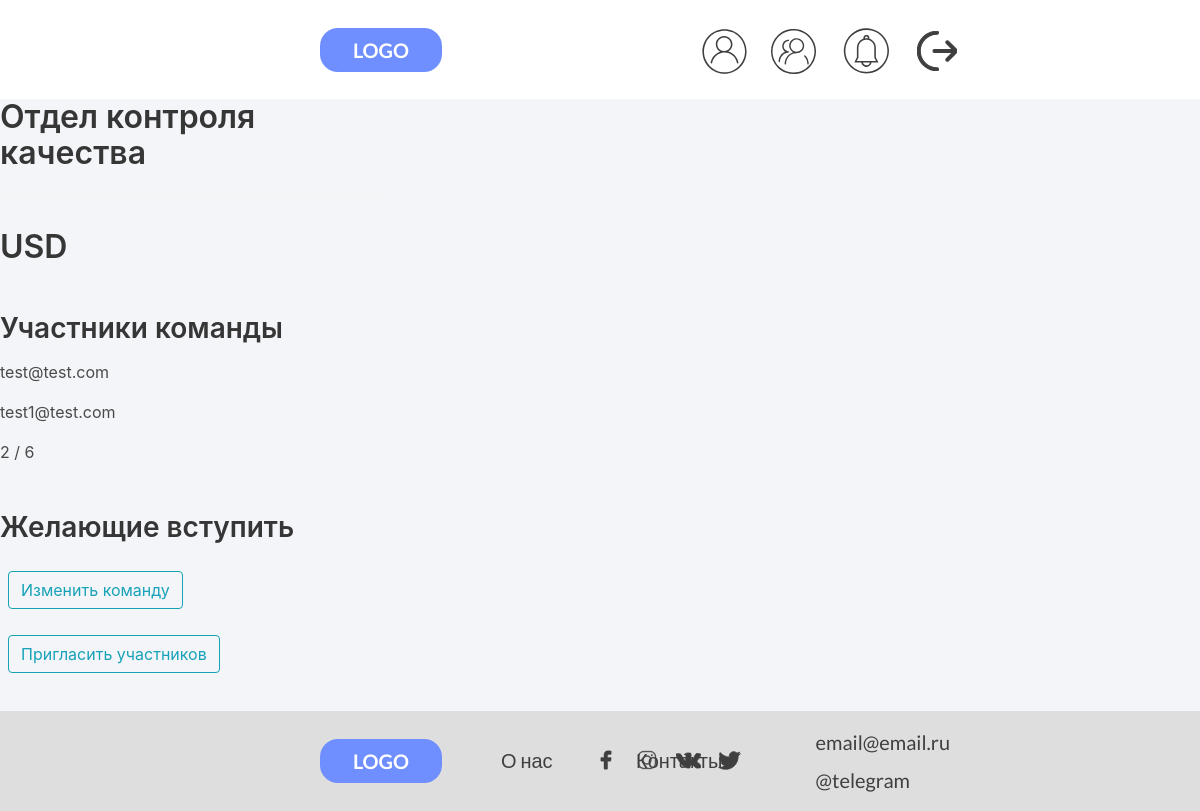
Screenshot of /team/10 (signed in) with the database file from the repository.
### users/models.py (models this page shows, shortened)
class Team(models.Model):
    ACTIVE = 'active'
    DELETED = 'deleted'
    CHOICES_STATUS  = (
        (ACTIVE, 'Active'),
        (DELETED, 'Deleted')
    )
    name = models.CharField(
        'Наименование команды',
        max_length=64,
        )
    description = models.CharField(
        'Описание команды',
        max_length=1024,
        null=True,
        blank=True
        )
    owner = models.ForeignKey(
        CustomUser,
        related_name='created_teams',
        verbose_name='Автор команды',
        on_delete=models.CASCADE,
        blank=True,
        null=True,
        )
    members = models.ManyToManyField(
        CustomUser,
        related_name='users_teams',
        verbose_name='Участники',
        blank=True,
        )
    count_of_players = models.IntegerField('Число участников')
    created_at = models.DateTimeField(
        'Дата cоздания команды',
        auto_now_add=True,
        null=True,
        blank=True
        )
    img = models.ImageField(
        'Фото команды',
        default='default-team.png',
        upload_to='user_images'
        )
    status = models.CharField(max_length=10, choices=CHOICES_STATUS, default=ACTIVE)
    class Meta:
        ordering = ['-created_at']
        verbose_name = 'Команду'
        verbose_name_plural = 'Команды'

class CustomUser(AbstractUser):
    username = None
    email = models.EmailField(_('email address'), unique=True)
    full_name = models.CharField(
        'Имя Фамилия',
        max_length=40,
        null=True,
        blank=True
        )
    phone_number = models.CharField(
        'Телефон пользователя',
        null=True,
        blank=True,
        max_length=30
        )
    date_birth = models.CharField(
        'Возраст пользователя',
        null=True,
        blank=True,
        max_length=50)
    USERNAME_FIELD = 'email'
    REQUIRED_FIELDS = []
    objects = CustomUserManager()
    class Meta:
        verbose_name = 'Пользователь'
        verbose_name_plural = 'Пользователи'

### users/views.py (the view)
# urls.py: path('team/<int:pk>', userViews.TeamDetailView.as_view(), name='team'),
class TeamDetailView(DetailView):
    template_name = 'teams/team.html'
    model = Team
    def get_context_data(self, **kwards):
        ctx = super(TeamDetailView, self).get_context_data(**kwards)
        ctx['team'] = Team.objects.get(pk=self.kwargs['pk'])
        return ctx

### users/templates/teams/team.html (shortened to what this page needs)
{% extends 'users/base.html'%}
{% load static %}
{% block content %}
{% if team.owner == request.user %}
    <div class="columns" id="team-app">
        <div class="column is-4">
            <h1 class="title"> {{ team.name  }} </h1>
            <hr>
            <h1 class="title"> {{ team.description }} </h1>
            <h2 class="subtitile mt-6"> Участники команды </h2>
            {% for member in team.members.all %}
                <p> {{ member.email }} </p>
            {% endfor %}
            {{ team.members.all|length }} / {{team.count_of_players}}
            <h2 class="subtitile mt-6"> Желающие вступить </h2>
            <h3 class="is-size-5"><a href="{% url 'update-team' team.id %}" class="ml-2">
                <button class="btn btn-outline-info">Изменить команду </button>
            </a></h3>
            <h3 class="is-size-5"><a href="" class="ml-2">
                <button class="btn btn-outline-info"> Пригласить участников  </button>
            </a></h3>
        </div>
    </div>
{% endif %}
{% endblock %}

### users/static/users/css/base.css (style rules this page uses)
body { width: 100%; height: 100%; }
.base a { text-decoration: none; transition: 200ms; transition-timing-function: ease-in-out; -webkit-transition: 200ms; -webkit-transition-timing-function: ease-in-out; }

### rows the page displays
Team: name "Отдел контроля качества", description "USD", members.all|length "2", count_of_players "6"
CustomUser: email "test@test.com"
CustomUser: email "test1@test.com"
